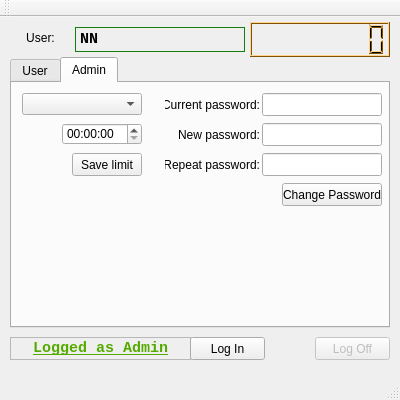
<?xml version="1.0" encoding="UTF-8"?>
<ui version="4.0">
 <class>TimeGuard</class>
 <widget class="QMainWindow" name="TimeGuard">
  <property name="geometry">
   <rect>
    <x>0</x>
    <y>0</y>
    <width>400</width>
    <height>400</height>
   </rect>
  </property>
  <property name="sizePolicy">
   <sizepolicy hsizetype="Expanding" vsizetype="Expanding">
    <horstretch>0</horstretch>
    <verstretch>0</verstretch>
   </sizepolicy>
  </property>
  <property name="windowTitle">
   <string>TimeGuard</string>
  </property>
  <property name="windowIcon">
   <iconset resource="images.qrc">
    <normaloff>:/images/timeguard.png</normaloff>:/images/timeguard.png</iconset>
  </property>
  <property name="dockOptions">
   <set>QMainWindow::AllowTabbedDocks|QMainWindow::AnimatedDocks</set>
  </property>
  <widget class="QWidget" name="centralWidget">
   <widget class="QPushButton" name="logOffButton">
    <property name="enabled">
     <bool>false</bool>
    </property>
    <property name="geometry">
     <rect>
      <x>315</x>
      <y>320</y>
      <width>75</width>
      <height>23</height>
     </rect>
    </property>
    <property name="text">
     <string>Log Off</string>
    </property>
    <property name="flat">
     <bool>false</bool>
    </property>
   </widget>
   <widget class="QLabel" name="currentUserLabel">
    <property name="geometry">
     <rect>
      <x>10</x>
      <y>10</y>
      <width>61</width>
      <height>21</height>
     </rect>
    </property>
    <property name="text">
     <string>User:</string>
    </property>
    <property name="alignment">
     <set>Qt::AlignCenter</set>
    </property>
   </widget>
   <widget class="Timer" name="timerLCD">
    <property name="geometry">
     <rect>
      <x>250</x>
      <y>5</y>
      <width>140</width>
      <height>35</height>
     </rect>
    </property>
    <property name="palette">
     <palette>
      <active>
       <colorrole role="WindowText">
        <brush brushstyle="SolidPattern">
         <color alpha="255">
          <red>0</red>
          <green>0</green>
          <blue>0</blue>
         </color>
        </brush>
       </colorrole>
       <colorrole role="Button">
        <brush brushstyle="SolidPattern">
         <color alpha="255">
          <red>255</red>
          <green>166</green>
          <blue>11</blue>
         </color>
        </brush>
       </colorrole>
       <colorrole role="Light">
        <brush brushstyle="SolidPattern">
         <color alpha="255">
          <red>255</red>
          <green>213</green>
          <blue>139</blue>
         </color>
        </brush>
       </colorrole>
       <colorrole role="Midlight">
        <brush brushstyle="SolidPattern">
         <color alpha="255">
          <red>255</red>
          <green>189</green>
          <blue>75</blue>
         </color>
        </brush>
       </colorrole>
       <colorrole role="Dark">
        <brush brushstyle="SolidPattern">
         <color alpha="255">
          <red>127</red>
          <green>83</green>
          <blue>5</blue>
         </color>
        </brush>
       </colorrole>
       <colorrole role="Mid">
        <brush brushstyle="SolidPattern">
         <color alpha="255">
          <red>170</red>
          <green>111</green>
          <blue>7</blue>
         </color>
        </brush>
       </colorrole>
       <colorrole role="Text">
        <brush brushstyle="SolidPattern">
         <color alpha="255">
          <red>0</red>
          <green>0</green>
          <blue>0</blue>
         </color>
        </brush>
       </colorrole>
       <colorrole role="BrightText">
        <brush brushstyle="SolidPattern">
         <color alpha="255">
          <red>255</red>
          <green>255</green>
          <blue>255</blue>
         </color>
        </brush>
       </colorrole>
       <colorrole role="ButtonText">
        <brush brushstyle="SolidPattern">
         <color alpha="255">
          <red>0</red>
          <green>0</green>
          <blue>0</blue>
         </color>
        </brush>
       </colorrole>
       <colorrole role="Base">
        <brush brushstyle="SolidPattern">
         <color alpha="255">
          <red>255</red>
          <green>255</green>
          <blue>255</blue>
         </color>
        </brush>
       </colorrole>
       <colorrole role="Window">
        <brush brushstyle="SolidPattern">
         <color alpha="255">
          <red>255</red>
          <green>166</green>
          <blue>11</blue>
         </color>
        </brush>
       </colorrole>
       <colorrole role="Shadow">
        <brush brushstyle="SolidPattern">
         <color alpha="255">
          <red>0</red>
          <green>0</green>
          <blue>0</blue>
         </color>
        </brush>
       </colorrole>
       <colorrole role="AlternateBase">
        <brush brushstyle="SolidPattern">
         <color alpha="255">
          <red>255</red>
          <green>210</green>
          <blue>133</blue>
         </color>
        </brush>
       </colorrole>
       <colorrole role="ToolTipBase">
        <brush brushstyle="SolidPattern">
         <color alpha="255">
          <red>255</red>
          <green>255</green>
          <blue>220</blue>
         </color>
        </brush>
       </colorrole>
       <colorrole role="ToolTipText">
        <brush brushstyle="SolidPattern">
         <color alpha="255">
          <red>0</red>
          <green>0</green>
          <blue>0</blue>
         </color>
        </brush>
       </colorrole>
      </active>
      <inactive>
       <colorrole role="WindowText">
        <brush brushstyle="SolidPattern">
         <color alpha="255">
          <red>0</red>
          <green>0</green>
          <blue>0</blue>
         </color>
        </brush>
       </colorrole>
       <colorrole role="Button">
        <brush brushstyle="SolidPattern">
         <color alpha="255">
          <red>255</red>
          <green>166</green>
          <blue>11</blue>
         </color>
        </brush>
       </colorrole>
       <colorrole role="Light">
        <brush brushstyle="SolidPattern">
         <color alpha="255">
          <red>255</red>
          <green>213</green>
          <blue>139</blue>
         </color>
        </brush>
       </colorrole>
       <colorrole role="Midlight">
        <brush brushstyle="SolidPattern">
         <color alpha="255">
          <red>255</red>
          <green>189</green>
          <blue>75</blue>
         </color>
        </brush>
       </colorrole>
       <colorrole role="Dark">
        <brush brushstyle="SolidPattern">
         <color alpha="255">
          <red>127</red>
          <green>83</green>
          <blue>5</blue>
         </color>
        </brush>
       </colorrole>
       <colorrole role="Mid">
        <brush brushstyle="SolidPattern">
         <color alpha="255">
          <red>170</red>
          <green>111</green>
          <blue>7</blue>
         </color>
        </brush>
       </colorrole>
       <colorrole role="Text">
        <brush brushstyle="SolidPattern">
         <color alpha="255">
          <red>0</red>
          <green>0</green>
          <blue>0</blue>
         </color>
        </brush>
       </colorrole>
       <colorrole role="BrightText">
        <brush brushstyle="SolidPattern">
         <color alpha="255">
          <red>255</red>
          <green>255</green>
          <blue>255</blue>
         </color>
        </brush>
       </colorrole>
       <colorrole role="ButtonText">
        <brush brushstyle="SolidPattern">
         <color alpha="255">
          <red>0</red>
          <green>0</green>
          <blue>0</blue>
         </color>
        </brush>
       </colorrole>
       <colorrole role="Base">
        <brush brushstyle="SolidPattern">
         <color alpha="255">
          <red>255</red>
          <green>255</green>
          <blue>255</blue>
         </color>
        </brush>
       </colorrole>
       <colorrole role="Window">
        <brush brushstyle="SolidPattern">
         <color alpha="255">
          <red>255</red>
          <green>166</green>
          <blue>11</blue>
         </color>
        </brush>
       </colorrole>
       <colorrole role="Shadow">
        <brush brushstyle="SolidPattern">
         <color alpha="255">
          <red>0</red>
          <green>0</green>
          <blue>0</blue>
         </color>
        </brush>
       </colorrole>
       <colorrole role="AlternateBase">
        <brush brushstyle="SolidPattern">
         <color alpha="255">
          <red>255</red>
          <green>210</green>
          <blue>133</blue>
         </color>
        </brush>
       </colorrole>
       <colorrole role="ToolTipBase">
        <brush brushstyle="SolidPattern">
         <color alpha="255">
          <red>255</red>
          <green>255</green>
          <blue>220</blue>
         </color>
        </brush>
       </colorrole>
       <colorrole role="ToolTipText">
        <brush brushstyle="SolidPattern">
         <color alpha="255">
          <red>0</red>
          <green>0</green>
          <blue>0</blue>
         </color>
        </brush>
       </colorrole>
      </inactive>
      <disabled>
       <colorrole role="WindowText">
        <brush brushstyle="SolidPattern">
         <color alpha="255">
          <red>127</red>
          <green>83</green>
          <blue>5</blue>
         </color>
        </brush>
       </colorrole>
       <colorrole role="Button">
        <brush brushstyle="SolidPattern">
         <color alpha="255">
          <red>255</red>
          <green>166</green>
          <blue>11</blue>
         </color>
        </brush>
       </colorrole>
       <colorrole role="Light">
        <brush brushstyle="SolidPattern">
         <color alpha="255">
          <red>255</red>
          <green>213</green>
          <blue>139</blue>
         </color>
        </brush>
       </colorrole>
       <colorrole role="Midlight">
        <brush brushstyle="SolidPattern">
         <color alpha="255">
          <red>255</red>
          <green>189</green>
          <blue>75</blue>
         </color>
        </brush>
       </colorrole>
       <colorrole role="Dark">
        <brush brushstyle="SolidPattern">
         <color alpha="255">
          <red>127</red>
          <green>83</green>
          <blue>5</blue>
         </color>
        </brush>
       </colorrole>
       <colorrole role="Mid">
        <brush brushstyle="SolidPattern">
         <color alpha="255">
          <red>170</red>
          <green>111</green>
          <blue>7</blue>
         </color>
        </brush>
       </colorrole>
       <colorrole role="Text">
        <brush brushstyle="SolidPattern">
         <color alpha="255">
          <red>127</red>
          <green>83</green>
          <blue>5</blue>
         </color>
        </brush>
       </colorrole>
       <colorrole role="BrightText">
        <brush brushstyle="SolidPattern">
         <color alpha="255">
          <red>255</red>
          <green>255</green>
          <blue>255</blue>
         </color>
        </brush>
       </colorrole>
       <colorrole role="ButtonText">
        <brush brushstyle="SolidPattern">
         <color alpha="255">
          <red>127</red>
          <green>83</green>
          <blue>5</blue>
         </color>
        </brush>
       </colorrole>
       <colorrole role="Base">
        <brush brushstyle="SolidPattern">
         <color alpha="255">
          <red>255</red>
          <green>166</green>
          <blue>11</blue>
         </color>
        </brush>
       </colorrole>
       <colorrole role="Window">
        <brush brushstyle="SolidPattern">
         <color alpha="255">
          <red>255</red>
          <green>166</green>
          <blue>11</blue>
         </color>
        </brush>
       </colorrole>
       <colorrole role="Shadow">
        <brush brushstyle="SolidPattern">
         <color alpha="255">
          <red>0</red>
          <green>0</green>
          <blue>0</blue>
         </color>
        </brush>
       </colorrole>
       <colorrole role="AlternateBase">
        <brush brushstyle="SolidPattern">
         <color alpha="255">
          <red>255</red>
          <green>166</green>
          <blue>11</blue>
         </color>
        </brush>
       </colorrole>
       <colorrole role="ToolTipBase">
        <brush brushstyle="SolidPattern">
         <color alpha="255">
          <red>255</red>
          <green>255</green>
          <blue>220</blue>
         </color>
        </brush>
       </colorrole>
       <colorrole role="ToolTipText">
        <brush brushstyle="SolidPattern">
         <color alpha="255">
          <red>0</red>
          <green>0</green>
          <blue>0</blue>
         </color>
        </brush>
       </colorrole>
      </disabled>
     </palette>
    </property>
    <property name="frameShape">
     <enum>QFrame::Box</enum>
    </property>
    <property name="frameShadow">
     <enum>QFrame::Raised</enum>
    </property>
    <property name="smallDecimalPoint">
     <bool>false</bool>
    </property>
    <property name="digitCount">
     <number>8</number>
    </property>
    <property name="segmentStyle">
     <enum>QLCDNumber::Filled</enum>
    </property>
   </widget>
   <widget class="QLabel" name="userNameLabel">
    <property name="geometry">
     <rect>
      <x>75</x>
      <y>10</y>
      <width>170</width>
      <height>25</height>
     </rect>
    </property>
    <property name="palette">
     <palette>
      <active>
       <colorrole role="WindowText">
        <brush brushstyle="SolidPattern">
         <color alpha="255">
          <red>0</red>
          <green>0</green>
          <blue>0</blue>
         </color>
        </brush>
       </colorrole>
       <colorrole role="Button">
        <brush brushstyle="SolidPattern">
         <color alpha="255">
          <red>25</red>
          <green>163</green>
          <blue>16</blue>
         </color>
        </brush>
       </colorrole>
       <colorrole role="Light">
        <brush brushstyle="SolidPattern">
         <color alpha="255">
          <red>37</red>
          <green>245</green>
          <blue>24</blue>
         </color>
        </brush>
       </colorrole>
       <colorrole role="Midlight">
        <brush brushstyle="SolidPattern">
         <color alpha="255">
          <red>31</red>
          <green>204</green>
          <blue>20</blue>
         </color>
        </brush>
       </colorrole>
       <colorrole role="Dark">
        <brush brushstyle="SolidPattern">
         <color alpha="255">
          <red>12</red>
          <green>81</green>
          <blue>8</blue>
         </color>
        </brush>
       </colorrole>
       <colorrole role="Mid">
        <brush brushstyle="SolidPattern">
         <color alpha="255">
          <red>16</red>
          <green>109</green>
          <blue>10</blue>
         </color>
        </brush>
       </colorrole>
       <colorrole role="Text">
        <brush brushstyle="SolidPattern">
         <color alpha="255">
          <red>0</red>
          <green>0</green>
          <blue>0</blue>
         </color>
        </brush>
       </colorrole>
       <colorrole role="BrightText">
        <brush brushstyle="SolidPattern">
         <color alpha="255">
          <red>255</red>
          <green>255</green>
          <blue>255</blue>
         </color>
        </brush>
       </colorrole>
       <colorrole role="ButtonText">
        <brush brushstyle="SolidPattern">
         <color alpha="255">
          <red>0</red>
          <green>0</green>
          <blue>0</blue>
         </color>
        </brush>
       </colorrole>
       <colorrole role="Base">
        <brush brushstyle="SolidPattern">
         <color alpha="255">
          <red>255</red>
          <green>255</green>
          <blue>255</blue>
         </color>
        </brush>
       </colorrole>
       <colorrole role="Window">
        <brush brushstyle="SolidPattern">
         <color alpha="255">
          <red>25</red>
          <green>163</green>
          <blue>16</blue>
         </color>
        </brush>
       </colorrole>
       <colorrole role="Shadow">
        <brush brushstyle="SolidPattern">
         <color alpha="255">
          <red>0</red>
          <green>0</green>
          <blue>0</blue>
         </color>
        </brush>
       </colorrole>
       <colorrole role="AlternateBase">
        <brush brushstyle="SolidPattern">
         <color alpha="255">
          <red>140</red>
          <green>209</green>
          <blue>135</blue>
         </color>
        </brush>
       </colorrole>
       <colorrole role="ToolTipBase">
        <brush brushstyle="SolidPattern">
         <color alpha="255">
          <red>255</red>
          <green>255</green>
          <blue>220</blue>
         </color>
        </brush>
       </colorrole>
       <colorrole role="ToolTipText">
        <brush brushstyle="SolidPattern">
         <color alpha="255">
          <red>0</red>
          <green>0</green>
          <blue>0</blue>
         </color>
        </brush>
       </colorrole>
      </active>
      <inactive>
       <colorrole role="WindowText">
        <brush brushstyle="SolidPattern">
         <color alpha="255">
          <red>0</red>
          <green>0</green>
          <blue>0</blue>
         </color>
        </brush>
       </colorrole>
       <colorrole role="Button">
        <brush brushstyle="SolidPattern">
         <color alpha="255">
          <red>25</red>
          <green>163</green>
          <blue>16</blue>
         </color>
        </brush>
       </colorrole>
       <colorrole role="Light">
        <brush brushstyle="SolidPattern">
         <color alpha="255">
          <red>37</red>
          <green>245</green>
          <blue>24</blue>
         </color>
        </brush>
       </colorrole>
       <colorrole role="Midlight">
        <brush brushstyle="SolidPattern">
         <color alpha="255">
          <red>31</red>
          <green>204</green>
          <blue>20</blue>
         </color>
        </brush>
       </colorrole>
       <colorrole role="Dark">
        <brush brushstyle="SolidPattern">
         <color alpha="255">
          <red>12</red>
          <green>81</green>
          <blue>8</blue>
         </color>
        </brush>
       </colorrole>
       <colorrole role="Mid">
        <brush brushstyle="SolidPattern">
         <color alpha="255">
          <red>16</red>
          <green>109</green>
          <blue>10</blue>
         </color>
        </brush>
       </colorrole>
       <colorrole role="Text">
        <brush brushstyle="SolidPattern">
         <color alpha="255">
          <red>0</red>
          <green>0</green>
          <blue>0</blue>
         </color>
        </brush>
       </colorrole>
       <colorrole role="BrightText">
        <brush brushstyle="SolidPattern">
         <color alpha="255">
          <red>255</red>
          <green>255</green>
          <blue>255</blue>
         </color>
        </brush>
       </colorrole>
       <colorrole role="ButtonText">
        <brush brushstyle="SolidPattern">
         <color alpha="255">
          <red>0</red>
          <green>0</green>
          <blue>0</blue>
         </color>
        </brush>
       </colorrole>
       <colorrole role="Base">
        <brush brushstyle="SolidPattern">
         <color alpha="255">
          <red>255</red>
          <green>255</green>
          <blue>255</blue>
         </color>
        </brush>
       </colorrole>
       <colorrole role="Window">
        <brush brushstyle="SolidPattern">
         <color alpha="255">
          <red>25</red>
          <green>163</green>
          <blue>16</blue>
         </color>
        </brush>
       </colorrole>
       <colorrole role="Shadow">
        <brush brushstyle="SolidPattern">
         <color alpha="255">
          <red>0</red>
          <green>0</green>
          <blue>0</blue>
         </color>
        </brush>
       </colorrole>
       <colorrole role="AlternateBase">
        <brush brushstyle="SolidPattern">
         <color alpha="255">
          <red>140</red>
          <green>209</green>
          <blue>135</blue>
         </color>
        </brush>
       </colorrole>
       <colorrole role="ToolTipBase">
        <brush brushstyle="SolidPattern">
         <color alpha="255">
          <red>255</red>
          <green>255</green>
          <blue>220</blue>
         </color>
        </brush>
       </colorrole>
       <colorrole role="ToolTipText">
        <brush brushstyle="SolidPattern">
         <color alpha="255">
          <red>0</red>
          <green>0</green>
          <blue>0</blue>
         </color>
        </brush>
       </colorrole>
      </inactive>
      <disabled>
       <colorrole role="WindowText">
        <brush brushstyle="SolidPattern">
         <color alpha="255">
          <red>12</red>
          <green>81</green>
          <blue>8</blue>
         </color>
        </brush>
       </colorrole>
       <colorrole role="Button">
        <brush brushstyle="SolidPattern">
         <color alpha="255">
          <red>25</red>
          <green>163</green>
          <blue>16</blue>
         </color>
        </brush>
       </colorrole>
       <colorrole role="Light">
        <brush brushstyle="SolidPattern">
         <color alpha="255">
          <red>37</red>
          <green>245</green>
          <blue>24</blue>
         </color>
        </brush>
       </colorrole>
       <colorrole role="Midlight">
        <brush brushstyle="SolidPattern">
         <color alpha="255">
          <red>31</red>
          <green>204</green>
          <blue>20</blue>
         </color>
        </brush>
       </colorrole>
       <colorrole role="Dark">
        <brush brushstyle="SolidPattern">
         <color alpha="255">
          <red>12</red>
          <green>81</green>
          <blue>8</blue>
         </color>
        </brush>
       </colorrole>
       <colorrole role="Mid">
        <brush brushstyle="SolidPattern">
         <color alpha="255">
          <red>16</red>
          <green>109</green>
          <blue>10</blue>
         </color>
        </brush>
       </colorrole>
       <colorrole role="Text">
        <brush brushstyle="SolidPattern">
         <color alpha="255">
          <red>12</red>
          <green>81</green>
          <blue>8</blue>
         </color>
        </brush>
       </colorrole>
       <colorrole role="BrightText">
        <brush brushstyle="SolidPattern">
         <color alpha="255">
          <red>255</red>
          <green>255</green>
          <blue>255</blue>
         </color>
        </brush>
       </colorrole>
       <colorrole role="ButtonText">
        <brush brushstyle="SolidPattern">
         <color alpha="255">
          <red>12</red>
          <green>81</green>
          <blue>8</blue>
         </color>
        </brush>
       </colorrole>
       <colorrole role="Base">
        <brush brushstyle="SolidPattern">
         <color alpha="255">
          <red>25</red>
          <green>163</green>
          <blue>16</blue>
         </color>
        </brush>
       </colorrole>
       <colorrole role="Window">
        <brush brushstyle="SolidPattern">
         <color alpha="255">
          <red>25</red>
          <green>163</green>
          <blue>16</blue>
         </color>
        </brush>
       </colorrole>
       <colorrole role="Shadow">
        <brush brushstyle="SolidPattern">
         <color alpha="255">
          <red>0</red>
          <green>0</green>
          <blue>0</blue>
         </color>
        </brush>
       </colorrole>
       <colorrole role="AlternateBase">
        <brush brushstyle="SolidPattern">
         <color alpha="255">
          <red>25</red>
          <green>163</green>
          <blue>16</blue>
         </color>
        </brush>
       </colorrole>
       <colorrole role="ToolTipBase">
        <brush brushstyle="SolidPattern">
         <color alpha="255">
          <red>255</red>
          <green>255</green>
          <blue>220</blue>
         </color>
        </brush>
       </colorrole>
       <colorrole role="ToolTipText">
        <brush brushstyle="SolidPattern">
         <color alpha="255">
          <red>0</red>
          <green>0</green>
          <blue>0</blue>
         </color>
        </brush>
       </colorrole>
      </disabled>
     </palette>
    </property>
    <property name="font">
     <font>
      <family>Consolas</family>
      <pointsize>10</pointsize>
     </font>
    </property>
    <property name="frameShape">
     <enum>QFrame::StyledPanel</enum>
    </property>
    <property name="text">
     <string>&lt;html&gt;&lt;head/&gt;&lt;body&gt;&lt;p&gt;&lt;span style=&quot; font-size:11pt; font-weight:600;&quot;&gt;NN&lt;/span&gt;&lt;/p&gt;&lt;/body&gt;&lt;/html&gt;</string>
    </property>
   </widget>
   <widget class="QTabWidget" name="tabWidget">
    <property name="geometry">
     <rect>
      <x>10</x>
      <y>40</y>
      <width>380</width>
      <height>271</height>
     </rect>
    </property>
    <property name="currentIndex">
     <number>1</number>
    </property>
    <widget class="QWidget" name="userTab">
     <attribute name="title">
      <string>User</string>
     </attribute>
     <widget class="QTextBrowser" name="logBrowser">
      <property name="geometry">
       <rect>
        <x>2</x>
        <y>2</y>
        <width>250</width>
        <height>240</height>
       </rect>
      </property>
     </widget>
    </widget>
    <widget class="QWidget" name="adminTab">
     <attribute name="title">
      <string>Admin</string>
     </attribute>
     <widget class="QPushButton" name="changePasswordButton">
      <property name="geometry">
       <rect>
        <x>270</x>
        <y>100</y>
        <width>100</width>
        <height>23</height>
       </rect>
      </property>
      <property name="text">
       <string>Change Password</string>
      </property>
     </widget>
     <widget class="QLineEdit" name="currentPasswordField">
      <property name="geometry">
       <rect>
        <x>250</x>
        <y>10</y>
        <width>120</width>
        <height>23</height>
       </rect>
      </property>
      <property name="echoMode">
       <enum>QLineEdit::Password</enum>
      </property>
     </widget>
     <widget class="QLineEdit" name="newPasswordField">
      <property name="geometry">
       <rect>
        <x>250</x>
        <y>40</y>
        <width>120</width>
        <height>23</height>
       </rect>
      </property>
      <property name="echoMode">
       <enum>QLineEdit::Password</enum>
      </property>
     </widget>
     <widget class="QLineEdit" name="newPaswordRepeatField">
      <property name="geometry">
       <rect>
        <x>250</x>
        <y>70</y>
        <width>120</width>
        <height>23</height>
       </rect>
      </property>
      <property name="echoMode">
       <enum>QLineEdit::Password</enum>
      </property>
     </widget>
     <widget class="QLabel" name="currentPasswordLabel">
      <property name="geometry">
       <rect>
        <x>153</x>
        <y>10</y>
        <width>95</width>
        <height>23</height>
       </rect>
      </property>
      <property name="text">
       <string>Current password:</string>
      </property>
      <property name="alignment">
       <set>Qt::AlignRight|Qt::AlignTrailing|Qt::AlignVCenter</set>
      </property>
     </widget>
     <widget class="QLabel" name="newPasswordLabel">
      <property name="geometry">
       <rect>
        <x>153</x>
        <y>40</y>
        <width>95</width>
        <height>23</height>
       </rect>
      </property>
      <property name="text">
       <string>New password:</string>
      </property>
      <property name="alignment">
       <set>Qt::AlignRight|Qt::AlignTrailing|Qt::AlignVCenter</set>
      </property>
     </widget>
     <widget class="QLabel" name="newPasswordRepeatLabel">
      <property name="geometry">
       <rect>
        <x>153</x>
        <y>70</y>
        <width>95</width>
        <height>23</height>
       </rect>
      </property>
      <property name="text">
       <string>Repeat password:</string>
      </property>
      <property name="alignment">
       <set>Qt::AlignRight|Qt::AlignTrailing|Qt::AlignVCenter</set>
      </property>
     </widget>
     <widget class="QTimeEdit" name="timeLimitEdit">
      <property name="geometry">
       <rect>
        <x>50</x>
        <y>40</y>
        <width>80</width>
        <height>22</height>
       </rect>
      </property>
     </widget>
     <widget class="QComboBox" name="chooseUserBox">
      <property name="geometry">
       <rect>
        <x>10</x>
        <y>10</y>
        <width>120</width>
        <height>22</height>
       </rect>
      </property>
     </widget>
     <widget class="QPushButton" name="saveTimeLimitButton">
      <property name="geometry">
       <rect>
        <x>60</x>
        <y>70</y>
        <width>70</width>
        <height>23</height>
       </rect>
      </property>
      <property name="text">
       <string>Save limit</string>
      </property>
     </widget>
     <widget class="QPushButton" name="stopPauseTimeButton">
      <property name="geometry">
       <rect>
        <x>10</x>
        <y>110</y>
        <width>42</width>
        <height>42</height>
       </rect>
      </property>
      <property name="text">
       <string/>
      </property>
      <property name="icon">
       <iconset>
        <activeoff>:/images/pause.png</activeoff>
        <activeon>:/images/images/pause.png</activeon>
       </iconset>
      </property>
      <property name="iconSize">
       <size>
        <width>42</width>
        <height>42</height>
       </size>
      </property>
      <property name="flat">
       <bool>true</bool>
      </property>
     </widget>
     <widget class="QPushButton" name="resetTimeButton">
      <property name="geometry">
       <rect>
        <x>70</x>
        <y>110</y>
        <width>42</width>
        <height>42</height>
       </rect>
      </property>
      <property name="text">
       <string/>
      </property>
      <property name="icon">
       <iconset>
        <activeoff>:/images/repeat.png</activeoff>
       </iconset>
      </property>
      <property name="iconSize">
       <size>
        <width>42</width>
        <height>42</height>
       </size>
      </property>
      <property name="autoDefault">
       <bool>false</bool>
      </property>
      <property name="flat">
       <bool>true</bool>
      </property>
     </widget>
     <zorder>timeLimitEdit</zorder>
     <zorder>changePasswordButton</zorder>
     <zorder>currentPasswordField</zorder>
     <zorder>newPasswordField</zorder>
     <zorder>newPaswordRepeatField</zorder>
     <zorder>currentPasswordLabel</zorder>
     <zorder>newPasswordLabel</zorder>
     <zorder>newPasswordRepeatLabel</zorder>
     <zorder>chooseUserBox</zorder>
     <zorder>saveTimeLimitButton</zorder>
     <zorder>pushButton</zorder>
     <zorder>pushButton_2</zorder>
     <zorder>pushButton_3</zorder>
     <zorder>stopPauseTimeButton</zorder>
     <zorder>resetTimeButton</zorder>
    </widget>
   </widget>
   <widget class="QLabel" name="adminLoggedNotification">
    <property name="geometry">
     <rect>
      <x>10</x>
      <y>320</y>
      <width>181</width>
      <height>23</height>
     </rect>
    </property>
    <property name="font">
     <font>
      <family>Consolas</family>
      <pointsize>10</pointsize>
     </font>
    </property>
    <property name="frameShape">
     <enum>QFrame::StyledPanel</enum>
    </property>
    <property name="frameShadow">
     <enum>QFrame::Plain</enum>
    </property>
    <property name="lineWidth">
     <number>1</number>
    </property>
    <property name="midLineWidth">
     <number>0</number>
    </property>
    <property name="text">
     <string>&lt;html&gt;&lt;head/&gt;&lt;body&gt;&lt;p&gt;&lt;span style=&quot; font-size:11pt; font-weight:600; text-decoration: underline; color:#55aa00;&quot;&gt;Logged as Admin&lt;/span&gt;&lt;/p&gt;&lt;/body&gt;&lt;/html&gt;</string>
    </property>
    <property name="textFormat">
     <enum>Qt::AutoText</enum>
    </property>
    <property name="alignment">
     <set>Qt::AlignCenter</set>
    </property>
   </widget>
   <widget class="QPushButton" name="adminLoggingButton">
    <property name="geometry">
     <rect>
      <x>190</x>
      <y>320</y>
      <width>75</width>
      <height>23</height>
     </rect>
    </property>
    <property name="text">
     <string>Log In</string>
    </property>
    <property name="autoRepeat">
     <bool>false</bool>
    </property>
   </widget>
  </widget>
  <widget class="QMenuBar" name="menuBar">
   <property name="geometry">
    <rect>
     <x>0</x>
     <y>0</y>
     <width>400</width>
     <height>21</height>
    </rect>
   </property>
  </widget>
  <widget class="QToolBar" name="mainToolBar">
   <attribute name="toolBarArea">
    <enum>TopToolBarArea</enum>
   </attribute>
   <attribute name="toolBarBreak">
    <bool>false</bool>
   </attribute>
  </widget>
  <widget class="QStatusBar" name="statusBar"/>
 </widget>
 <layoutdefault spacing="6" margin="11"/>
 <customwidgets>
  <customwidget>
   <class>Timer</class>
   <extends>QLCDNumber</extends>
   <header>timer.h</header>
  </customwidget>
 </customwidgets>
 <resources>
  <include location="images.qrc"/>
 </resources>
 <connections/>
</ui>
